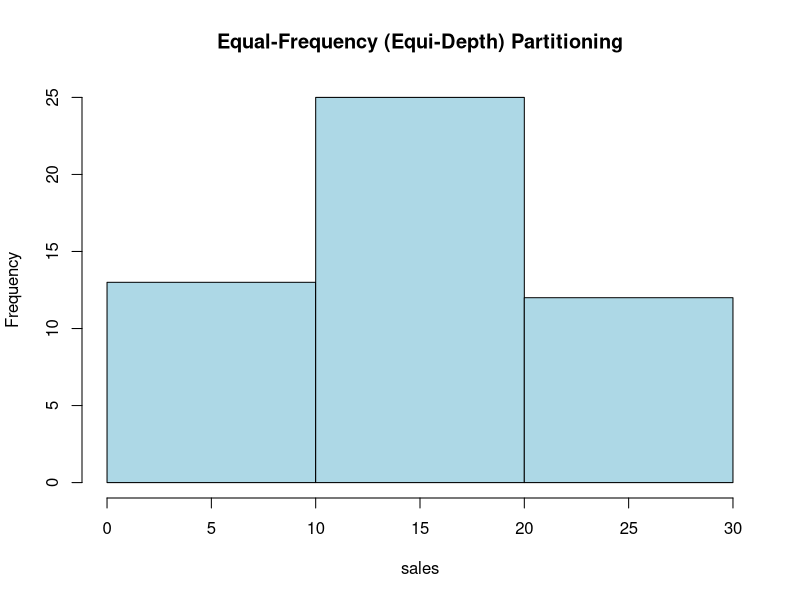

R code for this plot: (Note: this script raises an error after producing the figure.)
sales <- c(1, 1, 5, 5, 5, 5, 5, 8, 8, 10, 10, 10, 10, 12, 14, 14, 14, 15, 15, 15, 15, 15, 15, 18, 18, 18, 18, 18,18, 18, 18, 20, 20, 20, 20, 20, 20, 20, 21, 21, 21, 21, 25, 25, 25, 25, 25, 28, 28, 30)
num_bins <- 3
bins_eq_frequency <- cut(sales, breaks = num_bins, labels = FALSE)
hist(sales, breaks = num_bins, col = "lightblue", xlab = "sales", main = "Equal-Frequency (Equi-Depth) Partitioning")
bin_mean <- tapply(data, cut(data, num_bins), mean)
smoothed_data_by_mean <- unname(bin_mean[as.character(cut(data, num_bins))])
bin_median <- tapply(data, cut(data, num_bins), median)
smoothed_data_by_median <- unname(bin_median[as.character(cut(data, num_bins))])
bin_boundaries <- tapply(data, cut(data, num_bins), function(x) c(min(x), max(x)))
smoothed_data_by_boundaries <- unlist(bin_boundaries[as.character(cut(data, num_bins))])
print(smoothed_data_by_mean)
print(smoothed_data_by_median)
print(smoothed_data_by_boundaries)